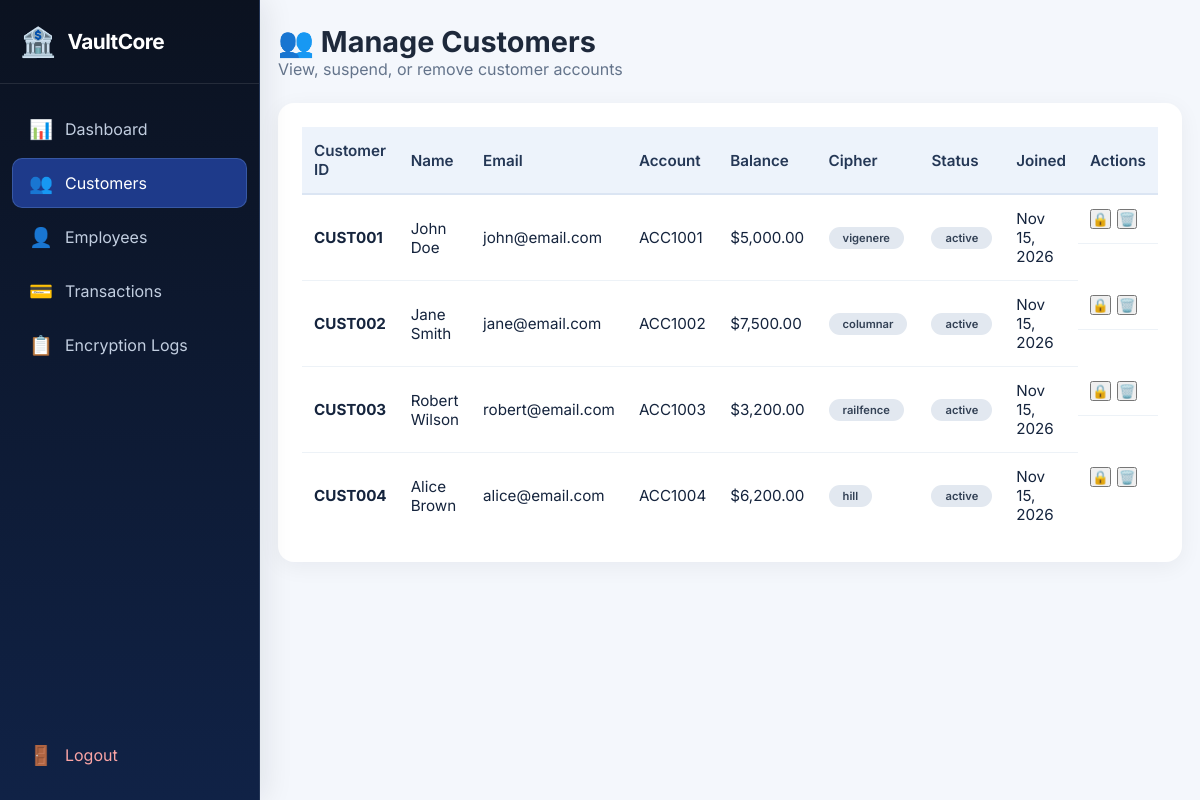
The page /admin/customers.php (signed in) on the database its author committed.
### tables this page shows
CREATE TABLE customers (
    id INT PRIMARY KEY AUTO_INCREMENT,
    customer_id VARCHAR(20) UNIQUE NOT NULL,
    full_name VARCHAR(100) NOT NULL,
    email VARCHAR(100) UNIQUE NOT NULL,
    phone VARCHAR(20),
    password_hash VARCHAR(255) NOT NULL,
    account_number VARCHAR(20) UNIQUE NOT NULL,
    balance DECIMAL(15,2) DEFAULT 0.00,
    cipher_type ENUM('vigenere', 'columnar', 'railfence', 'hill') DEFAULT 'vigenere',
    cipher_key VARCHAR(50) NOT NULL,
    private_note TEXT,
    created_at TIMESTAMP DEFAULT CURRENT_TIMESTAMP,
    status ENUM('active', 'inactive', 'suspended') DEFAULT 'active'
);

### admin/customers.php (the view, shortened to what this page needs)
<?php
$db = new Database();
$conn = $db->getConnection();
$stmt = $conn->query("SELECT * FROM customers ORDER BY created_at DESC");
$customers = $stmt->fetchAll();
?>
<!DOCTYPE html>
<html lang="en">
<head>
    <link rel="stylesheet" href="../css/style.css">
    <link rel="stylesheet" href="../css/dashboard.css">
    <link rel="stylesheet" href="../css/admin.css">
    <link rel="stylesheet" href="../css/vaultcore.css">
</head>
<body>
    <div class="sidebar">
        <div class="sidebar-brand">
            <span class="brand-icon">🏦</span>
            <span>VaultCore</span>
        </div>
        <nav class="sidebar-nav">
            <a href="dashboard.php">
                <span class="nav-icon">📊</span>
                <span>Dashboard</span>
            </a>
            <a href="customers.php" class="active">
                <span class="nav-icon">👥</span>
                <span>Customers</span>
            </a>
            <a href="employees.php">
                <span class="nav-icon">👤</span>
                <span>Employees</span>
            </a>
            <a href="transactions.php">
                <span class="nav-icon">💳</span>
                <span>Transactions</span>
            </a>
            <a href="logs.php">
                <span class="nav-icon">📋</span>
                <span>Encryption Logs</span>
            </a>
            <a href="../auth/logout.php" class="logout">
                <span class="nav-icon">🚪</span>
                <span>Logout</span>
            </a>
        </nav>
    </div>
    <div class="main-content">
        <header class="page-header">
            <div>
                <h1>👥 Manage Customers</h1>
                <p>View, suspend, or remove customer accounts</p>
            </div>
        </header>
        <div class="panel">
            <div class="table-responsive">
                <table>
                    <thead>
                        <tr>
                            <th>Customer ID</th>
                            <th>Name</th>
                            <th>Email</th>
                            <th>Account</th>
                            <th>Balance</th>
                            <th>Cipher</th>
                            <th>Status</th>
                            <th>Joined</th>
                            <th>Actions</th>
                        </tr>
                    </thead>
                    <tbody>
                        <?php if (empty($customers)): ?>
                        <tr><td colspan="9" class="text-center">No customers found</td></tr>
                        <?php else: foreach ($customers as $c): ?>
                        <tr>
                            <td><strong><?= htmlspecialchars($c['customer_id']) ?></strong></td>
                            <td><?= htmlspecialchars($c['full_name']) ?></td>
                            <td><?= htmlspecialchars($c['email']) ?></td>
                            <td><?= htmlspecialchars($c['account_number']) ?></td>
                            <td class="positive">$<?= number_format($c['balance'], 2) ?></td>
                            <td><span class="badge"><?= htmlspecialchars($c['cipher_type']) ?></span></td>
                            <td><span class="badge badge-<?= $c['status'] ?>"><?= $c['status'] ?></span></td>
                            <td><?= date('M d, Y', strtotime($c['created_at'])) ?></td>
                            <td class="action-buttons">
                                <button class="btn-sm btn-toggle" onclick="toggleCustomerStatus(<?= $c['id'] ?>, '<?= $c['status'] ?>')">
                                    <?= $c['status'] === 'active' ? '🔒' : '🔓' ?>
                                </button>
                                <button class="btn-sm btn-delete" onclick="deleteCustomer(<?= $c['id'] ?>)">🗑️</button>
                            </td>
                        </tr>
                        <?php endforeach; endif; ?>
                    </tbody>
                </table>
            </div>
        </div>
    </div>
</body>
</html>

### css/style.css (style rules this page uses)
:root { --primary: #1e3a8a; --primary-dark: #0b2b5c; --primary-light: #3b5fc4; --gray-50: #f8fafc; --gray-100: #f1f5f9; --gray-200: #e2e8f0; --gray-400: #94a3b8; --gray-500: #64748b; --gray-600: #475569; --gray-800: #1e293b; --success: #16a34a; --warning: #f59e0b; --danger: #dc2626; --shadow: 0 1px 3px rgba(0, 0, 0, 0.1), 0 1px 2px rgba(0, 0, 0, 0.06); --shadow-lg: 0 10px 15px -3px rgba(0, 0, 0, 0.1), 0 4px 6px -2px rgba(0, 0, 0, 0.05); }
* { box-sizing: border-box; margin: 0; padding: 0; font-family: 'Inter', -apple-system, BlinkMacSystemFont, 'Segoe UI', Roboto, sans-serif; }
body { background: #f0f4fa; min-height: 100vh; display: flex; justify-content: center; align-items: center; }
.badge { background: #e2e8f0; padding: 4px 14px; border-radius: 40px; font-size: 0.7rem; font-weight: 600; color: #334155; display: inline-block; }
table { width: 100%; border-collapse: collapse; font-size: 0.95rem; }
th { background: #f8fafc; padding: 14px 12px; text-align: left; font-weight: 600; color: #1e293b; border-bottom: 2px solid #e2e8f0; }
td { padding: 14px 12px; border-bottom: 1px solid #edf2f7; vertical-align: middle; }
tr:last-child td { border-bottom: none; }

### css/dashboard.css (style rules this page uses)
.sidebar { position: fixed; left: 0; top: 0; bottom: 0; width: 260px; background: linear-gradient(180deg, var(--primary-dark), var(--primary)); color: white; display: flex; flex-direction: column; z-index: 100; transition: all 0.3s ease; }
.sidebar-brand { padding: 24px 20px; display: flex; align-items: center; gap: 12px; font-size: 1.3rem; font-weight: 700; border-bottom: 1px solid rgba(255, 255, 255, 0.1); }
.brand-icon { font-size: 1.8rem; }
.sidebar-nav { flex: 1; padding: 20px 12px; display: flex; flex-direction: column; gap: 4px; }
.sidebar-nav a { display: flex; align-items: center; gap: 12px; padding: 12px 16px; border-radius: 10px; color: rgba(255, 255, 255, 0.7); text-decoration: none; transition: all 0.3s ease; }
.sidebar-nav a.active { background: rgba(255, 255, 255, 0.15); color: white; }
.sidebar-nav a.logout { margin-top: auto; color: #fca5a5; }
.nav-icon { font-size: 1.2rem; }
.main-content { margin-left: 260px; padding: 24px 32px; min-height: 100vh; background: var(--gray-50); }
.page-header { display: flex; justify-content: space-between; align-items: center; margin-bottom: 24px; }
.page-header h1 { font-size: 1.8rem; font-weight: 700; color: var(--gray-800); }
.page-header p { color: var(--gray-500); }
.panel { background: white; border-radius: 16px; padding: 24px; box-shadow: var(--shadow); margin-bottom: 24px; }
.action-buttons { display: flex; gap: 6px; flex-wrap: wrap; }

### css/vaultcore.css (style rules this page uses)
:root { --primary:#1e3a8a;--primary-dark:#0b1220;--primary-light:#3b82f6;--success:#10b981;--gray-50:#f8fafc;--gray-100:#f1f5f9;--gray-200:#e2e8f0;--gray-400:#94a3b8;--gray-500:#64748b;--gray-600:#475569;--gray-800:#1e293b;--shadow:0 4px 16px rgba(15,23,42,.07);--shadow-lg:0 18px 50px rgba(15,23,42,.11) }
body { background:#f4f7fc;color:#15243d }
a,button,input,select,textarea { transition:border-color .2s ease,background-color .2s ease,box-shadow .2s ease }
.sidebar { background:linear-gradient(180deg,#0b1220 0%,#102246 100%);border-right:1px solid #243657;box-shadow:5px 0 28px rgba(11,18,32,.09) }
.sidebar-brand { color:#fff;border-bottom-color:rgba(255,255,255,.1);letter-spacing:-.025em }
.sidebar-brand .brand-icon { filter:none }
.sidebar-nav a { color:#c2cee0;border:1px solid transparent }
.sidebar-nav a.active { background:#1e3a8a;color:#fff;border-color:rgba(147,197,253,.22) }
.main-content,.dashboard-content { background:#f4f7fc }
.card,.stat-card,.dashboard-card,.content-card,.panel { border-color:#e2e8f0;box-shadow:0 5px 22px rgba(15,23,42,.055) }
th { background:#edf3fb;color:#243755;border-bottom-color:#dbe5f3 }

### rows shown on the page
customers: customer "CUST001", full_name "John Doe", email "john@email.com", account_number "ACC1001", balance "5,000.00", cipher_type "vigenere", status "active", created_at "Nov 15, 2026"
customers: customer "CUST002", full_name "Jane Smith", email "jane@email.com", account_number "ACC1002", balance "7,500.00", cipher_type "columnar", status "active", created_at "Nov 15, 2026"
customers: customer "CUST003", full_name "Robert Wilson", email "robert@email.com", account_number "ACC1003", balance "3,200.00", cipher_type "railfence", status "active", created_at "Nov 15, 2026"
customers: customer "CUST004", full_name "Alice Brown", email "alice@email.com", account_number "ACC1004", balance "6,200.00", cipher_type "hill", status "active", created_at "Nov 15, 2026"
